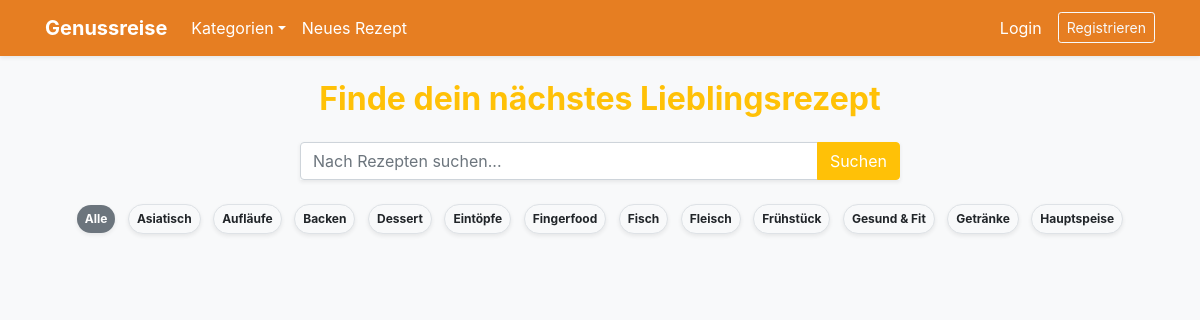
Before: / with the older database file.
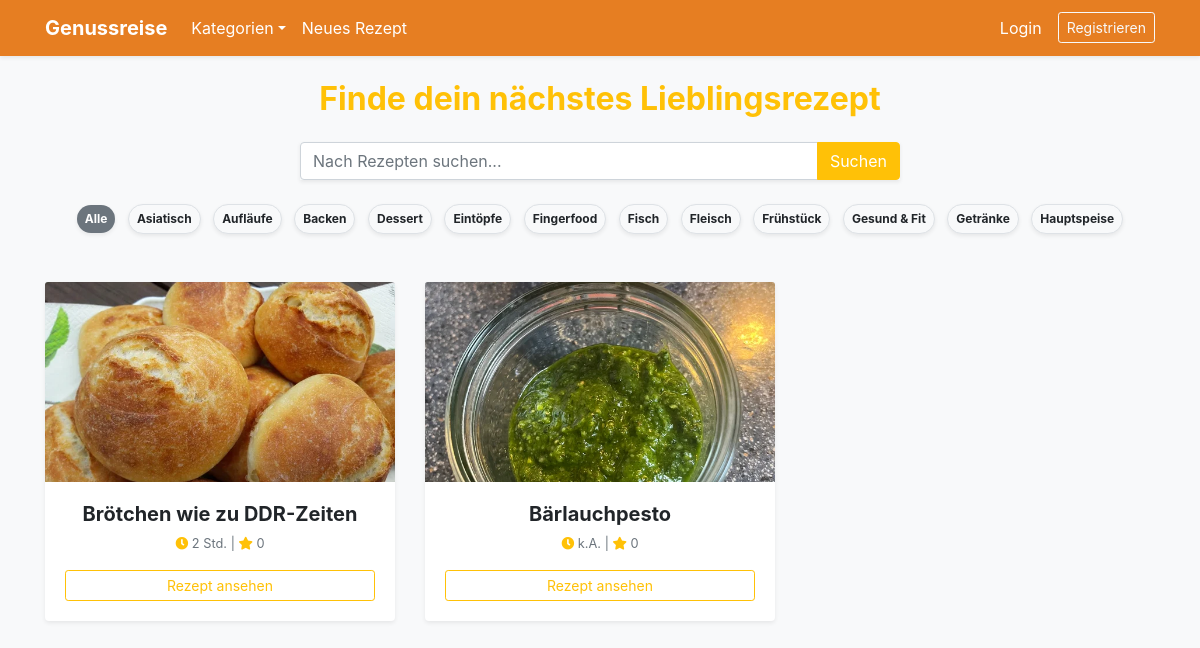
After: the same page with the newer database file.
### app.py (models this page shows)
class Category(db.Model):
    id = db.Column(db.Integer, primary_key=True)
    name = db.Column(db.String(50), unique=True, nullable=False)
    recipes = db.relationship('Recipe', backref='category_rel', lazy=True)

class Recipe(db.Model):
    id = db.Column(db.Integer, primary_key=True)
    name = db.Column(db.String(100), nullable=False)
    instructions = db.Column(db.Text, nullable=False)
    image_file = db.Column(db.String(100), nullable=False, default='default.jpg')
    prep_time = db.Column(db.Integer, default=0)
    cook_time = db.Column(db.Integer, default=0)
    rest_time = db.Column(db.Integer, default=0)
    servings = db.Column(db.Integer, default=1)
    calories = db.Column(db.Integer, default=0)
    protein = db.Column(db.Float, default=0.0)
    carbs = db.Column(db.Float, default=0.0)
    fat = db.Column(db.Float, default=0.0)
    rating_sum = db.Column(db.Integer, default=0)
    rating_count = db.Column(db.Integer, default=0)
    user_id = db.Column(db.Integer, db.ForeignKey('user.id'), nullable=False)
    category_id = db.Column(db.Integer, db.ForeignKey('category.id'), nullable=True)
    ingredients = db.relationship('Ingredient', backref='recipe', lazy=True, cascade="all, delete-orphan")
    comments = db.relationship('Comment', backref='recipe', lazy=True, cascade="all, delete-orphan")
    favorited_by = db.relationship('Favorite', backref='recipe', lazy=True, cascade="all, delete-orphan")
    @property
    def total_time_formatted(self):
        total = (self.prep_time or 0) + (self.cook_time or 0) + (self.rest_time or 0)
        if total == 0: return "k.A."
        if total >= 60:
            h, m = total // 60, total % 60
            return f"{h} Std. {m} Min." if m > 0 else f"{h} Std."
        return f"{total} Min."

### app.py (the view)
@app.route("/")
def index():
    search = request.args.get('search')
    recipes = Recipe.query.filter((Recipe.name.contains(search)) | (Recipe.instructions.contains(search))).all() if search else Recipe.query.all()
    for r in recipes:
        r.avg_rating = round(r.rating_sum / r.rating_count, 1) if r.rating_count > 0 else 0
    return render_template('index.html', recipes=recipes, search_query=search)

### app.py (called while the page is built)
@app.context_processor
def inject_categories():
    return dict(all_categories=Category.query.order_by(Category.name).all())

### templates/index.html
{% extends "base.html" %}
{% block content %}
<div class="mb-4 text-center">
    <h2 class="text-warning font-weight-bold mb-4">Finde dein nächstes Lieblingsrezept</h2>
    <form action="{{ url_for('index') }}" method="GET" class="input-group shadow-sm mb-4 mx-auto" style="max-width: 600px;">
        <input type="text" name="search" class="form-control" placeholder="Nach Rezepten suchen..." value="{{ search_query or '' }}">
        <div class="input-group-append"><button class="btn btn-warning text-white" type="submit">Suchen</button></div>
    </form>
    <div class="mb-5">
        <a href="{{ url_for('index') }}" class="badge badge-pill badge-secondary p-2 mx-1 shadow-sm">Alle</a>
        {% for cat in all_categories[:12] %}
            <a href="{{ url_for('recipes_in_category', category_id=cat.id) }}" class="badge badge-pill badge-light border p-2 mx-1 shadow-sm">{{ cat.name }}</a>
        {% endfor %}
    </div>
</div>
<div class="row">
    {% for recipe in recipes %}
    <div class="col-md-4 mb-4">
        <div class="card h-100 border-0 shadow-sm" style="transition: 0.3s;" onmouseover="this.style.transform='translateY(-5px)'" onmouseout="this.style.transform='translateY(0)'">
            <img src="{{ url_for('static', filename='uploads/' + recipe.image_file) }}" class="card-img-top" style="height: 200px; object-fit: cover;">
            <div class="card-body text-center">
                <h5 class="font-weight-bold">{{ recipe.name }}</h5>
                <p class="small text-muted">
                    <i class="fas fa-clock text-warning"></i> {{ recipe.total_time_formatted }} |
                    <i class="fas fa-star text-warning"></i> {{ recipe.avg_rating }}
                </p>
                <a href="{{ url_for('recipe_detail', recipe_id=recipe.id) }}" class="btn btn-outline-warning btn-sm btn-block">Rezept ansehen</a>
            </div>
        </div>
    </div>
    {% endfor %}
</div>
{% endblock %}

### templates/base.html (shortened to what this page needs)
<!DOCTYPE html>
<html lang="de">
<head>
    <link rel="stylesheet" href="https://stackpath.bootstrapcdn.com/bootstrap/4.5.2/css/bootstrap.min.css">
    <link rel="stylesheet" href="https://cdnjs.cloudflare.com/ajax/libs/font-awesome/5.15.4/css/all.min.css">
</head>
<body class="bg-light">
    <nav class="navbar navbar-expand-lg navbar-dark navbar-custom shadow-sm">
        <div class="container">
            <a class="navbar-brand font-weight-bold" href="{{ url_for('index') }}">Genussreise</a>
            <div class="collapse navbar-collapse">
                <ul class="navbar-nav mr-auto">
                    <li class="nav-item dropdown">
                        <a class="nav-link dropdown-toggle text-white" href="#" data-toggle="dropdown">Kategorien</a>
                    </li>
                    <li class="nav-item"><a class="nav-link text-white" href="{{ url_for('add_recipe') }}">Neues Rezept</a></li>
                </ul>
                <ul class="navbar-nav">
                    {% if current_user.is_authenticated %}
                        <li class="nav-item dropdown">
                            <a class="nav-link dropdown-toggle text-white font-weight-bold" href="#" data-toggle="dropdown">{{ current_user.username }}</a>
                            <div class="dropdown-menu dropdown-menu-right">
                                <a class="dropdown-item" href="{{ url_for('profile') }}">Profil</a>
                                <a class="dropdown-item" href="{{ url_for('favorites') }}"><i class="fas fa-heart text-warning"></i> Favoriten</a>
                                {% if current_user.is_admin %}<a class="dropdown-item" href="{{ url_for('admin_users') }}">Admin: User</a>{% endif %}
                                <div class="dropdown-divider"></div>
                                <a class="dropdown-item text-danger" href="{{ url_for('logout') }}">Logout</a>
                            </div>
                        </li>
                    {% else %}
                        <li class="nav-item"><a class="nav-link text-white" href="{{ url_for('login') }}">Login</a></li>
                        <li class="nav-item ml-2"><a class="btn btn-outline-light btn-sm mt-1" href="{{ url_for('register') }}">Registrieren</a></li>
                    {% endif %}
                </ul>
            </div>
        </div>
    </nav>
    <div class="container mt-4">
        {% block content %}{% endblock %}
    </div>
</body>
</html>

### templates/base.html (style rules this page uses)
.navbar-custom { background-color: #e67e22; }

Changed rows visible on the page:
added Recipe: image_file (picture), name "Brötchen wie zu DDR-Zeiten", total_time_formatted "2 Std.", avg_rating "0"
added Recipe: image_file (picture), name "Bärlauchpesto", total_time_formatted "k.A.", avg_rating "0"
